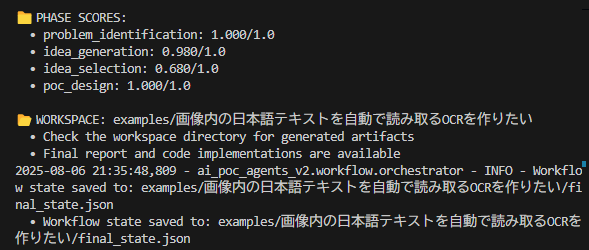
#> input picture workspace/20250808_013054_ocr_poc/code/data/sample_image.png, 589 x 250 px
$ python -i preprocessing.py   (imports and definitions only)
#> lines starting #> are read from the running program, lines starting #| are printed output that depends on the picture; after the words box and inside, x2 and y2 are one past the last pixel; in counts of white or black regions, pixels touching at a corner belong together
import cv2
import numpy as np

def preprocess_image(image_path):
    # Read the image
#> called with image_path = 'data/sample_image.png'
    image = cv2.imread(image_path)
#> image is the input picture: shape (250, 589, 3); mean B, G, R 40.5, 40.6, 40.6

    # Convert to grayscale
    gray_image = cv2.cvtColor(image, cv2.COLOR_BGR2GRAY)
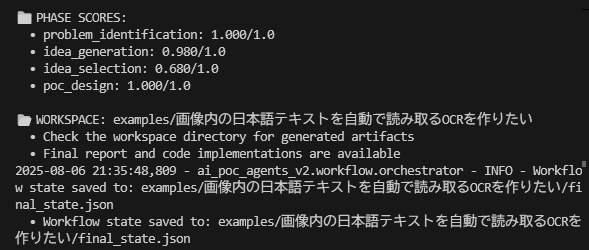
#> gray_image: shape (250, 589); min 4, max 208, mean 40.6

    # Apply Gaussian blur
    blurred_image = cv2.GaussianBlur(gray_image, (5, 5), 0)
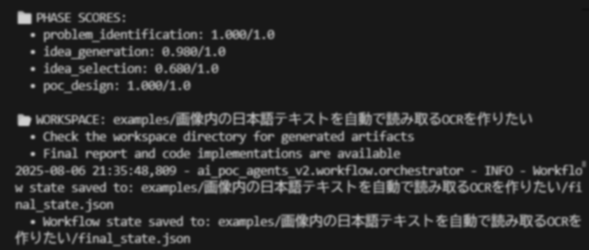
#> blurred_image: shape (250, 589); min 17, max 208, mean 40.6

    # Thresholding to get a binary image
    _, binary_image = cv2.threshold(blurred_image, 0, 255, cv2.THRESH_BINARY + cv2.THRESH_OTSU)
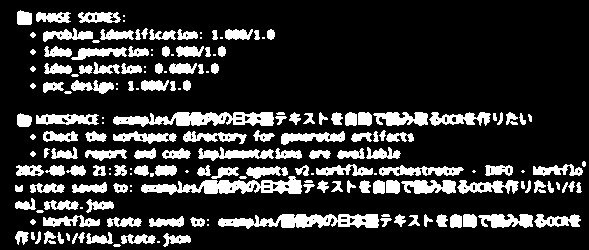
#> binary_image: shape (250, 589); 18.9% white; 189 white regions (36 under 20 px), largest, box (x1, y1, x2, y2) and area: (141, 176, 302, 195) 1533, (113, 112, 274, 127) 1508, (218, 214, 379, 229) 1508

    return binary_image

>>> result = preprocess_image('data/sample_image.png')
